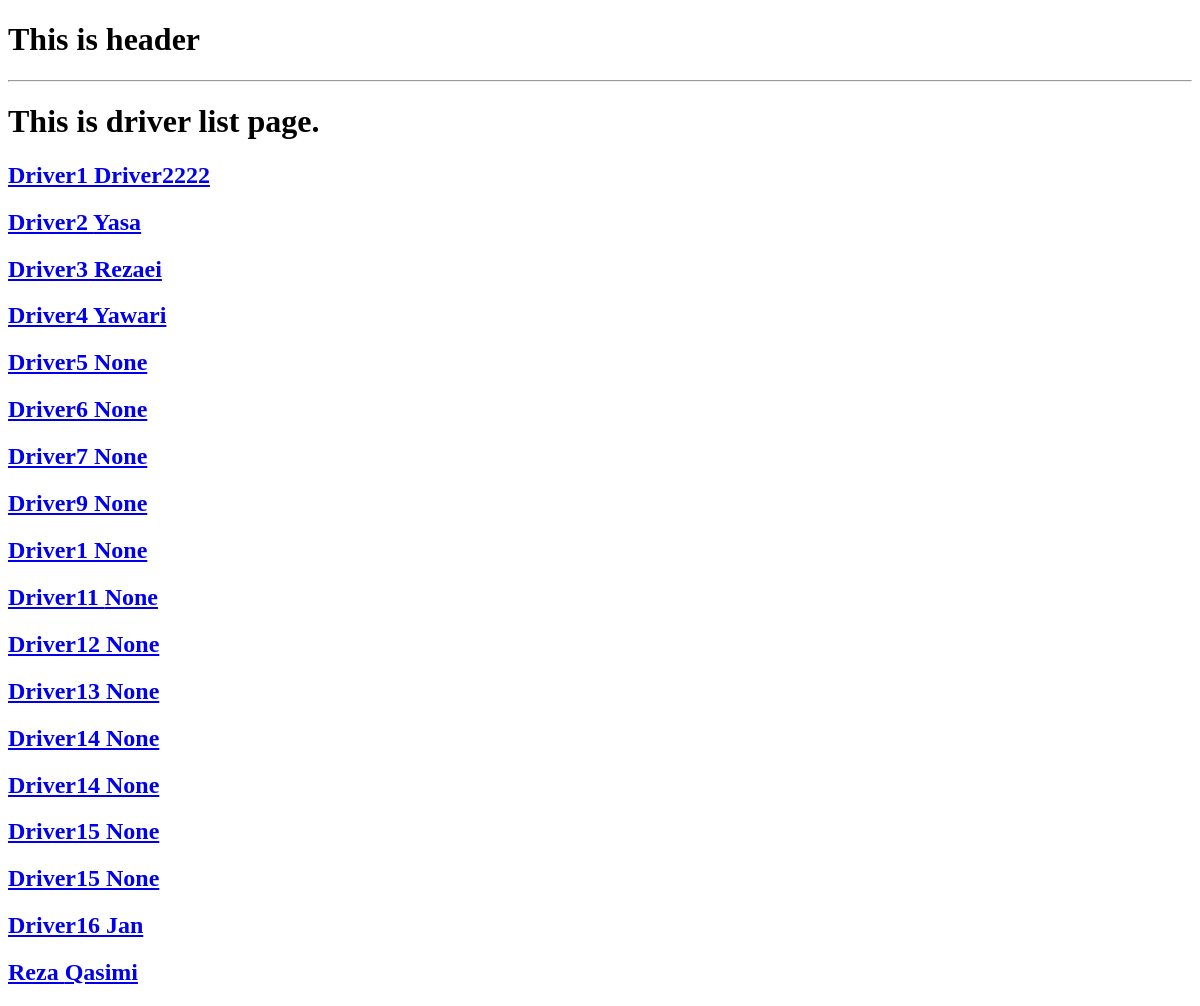
/driver_list/, run on an earlier commit of the app's database.
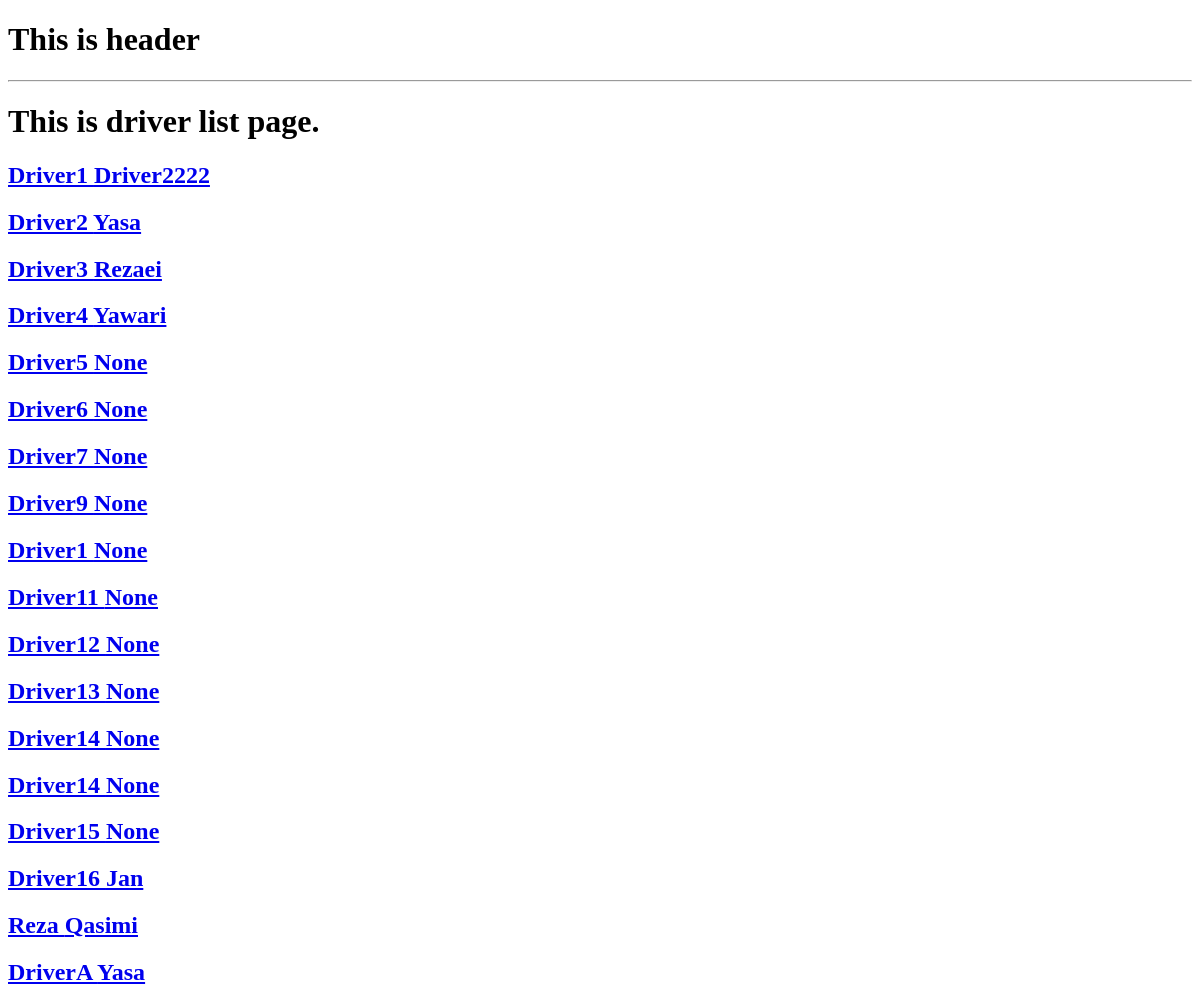
And on a later commit of the database.
### accounts/models.py (models this page shows, shortened)
class DriverProfile(models.Model):
    GENDER = (
        ('آقا', 'آقا'),
        ('خانم', 'خانم'),
    )
    id = models.UUIDField(primary_key=True, default=uuid.uuid4, editable=False, unique=True)
    licence_num = models.CharField(max_length=250, unique=True)
    user = models.OneToOneField(User, on_delete=models.SET_NULL, null=True)
    first_name = models.CharField(max_length=200)
    last_name = models.CharField(max_length=200, blank=True, null=True)
    father_name = models.CharField(max_length=200)
    gender = models.CharField(max_length=5, choices=GENDER, default='آقا')
    blood_group = models.CharField(max_length=10, blank=True, null=True)
    tazkira_num = models.CharField(max_length=255)
    current_address = models.OneToOneField('Address', on_delete=models.CASCADE, blank=True, null=True)
    phone_num = models.CharField(max_length=14,unique=True, null=True, blank=True)
    tazkira_img = models.ImageField(upload_to="media/driver/id_images", default="media/driver_id.jpg", null=True, blank=True)
    avatar = models.ImageField(upload_to="media/driver/profile_images", default="media/driver.jpg", null=True, blank=True)
    id = models.UUIDField(primary_key=True, default=uuid.uuid4, editable=False, unique=True)

### accounts/views.py (the view)
# urls.py: path('driver_list/', views.driver_list, name='driver-list'),
def driver_list(request):
    drivers = DriverProfile.objects.all()
    context = {
        'drivers': drivers,
    }
    return render(request, 'accounts/driver_list.html', context)

### accounts/templates/accounts/driver_list.html
{% extends 'base.html' %}
{% block content %}
    <h1>This is driver list page.</h1>
    {% for driver in drivers %}
        <div>
            <a href="{% url 'accounts:driver-detail' driver.id %}"><h2>{{ driver.first_name }} {{ driver.last_name }}</h2></a>
        </div>
    {% endfor %}
{% endblock content %}

What changed in the data, as far as the page shows it:
removed DriverProfile: first_name "Driver15", last_name "None"
added DriverProfile: first_name "DriverA", last_name "Yasa"
